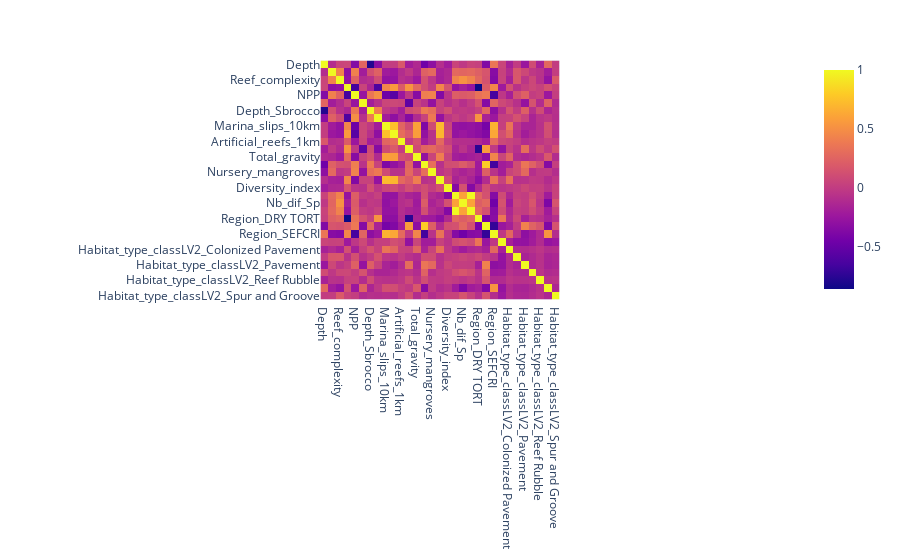

Source (notebook cell):
### Code cell
px.imshow(test_proceed.corr())

### Figure 1 — Plotly figure (JSON) as saved in the notebook; plotly's stock layout.template omitted (floating-point values rounded to 4 significant figures; data arrays with more than 128 entries replaced by an {"elided": "..."} marker saying what was removed)
{"data": [{"coloraxis": "coloraxis", "hovertemplate": "x: %{x}<br>y: %{y}<br>color: %{z}<extra></extra>", "name": "0", "type": "heatmap", "x": ["Depth", "Coral_cover", "Reef_complexity", "SST", "NPP", "Wave_exposure", "Depth_Sbrocco", "Deepwater", "Marina_slips_10km", "Tourist_fishing", "Artificial_reefs_1km", "SG_permits_50km", "Total_gravity", "Nursery_seagrass", "Nursery_mangroves", "connectivity", "Diversity_index", "Total", "Nb_dif_Sp", "Margalef_Index", "Region_DRY TORT", "Region_FLA KEYS", "Region_SEFCRI", "Habitat_type_classLV2_Aggregate Reef", "Habitat_type_classLV2_Colonized Pavement", "Habitat_type_classLV2_Individual or Aggregated Patch Reef", "Habitat_type_classLV2_Pavement", "Habitat_type_classLV2_Pavement with Sand Channels", "Habitat_type_classLV2_Reef Rubble", "Habitat_type_classLV2_Ridge", "Habitat_type_classLV2_Spur and Groove"], "xaxis": "x", "y": ["Depth", "Coral_cover", "Reef_complexity", "SST", "NPP", "Wave_exposure", "Depth_Sbrocco", "Deepwater", "Marina_slips_10km", "Tourist_fishing", "Artificial_reefs_1km", "SG_permits_50km", "Total_gravity", "Nursery_seagrass", "Nursery_mangroves", "connectivity", "Diversity_index", "Total", "Nb_dif_Sp", "Margalef_Index", "Region_DRY TORT", "Region_FLA KEYS", "Region_SEFCRI", "Habitat_type_classLV2_Aggregate Reef", "Habitat_type_classLV2_Colonized Pavement", "Habitat_type_classLV2_Individual or Aggregated Patch Reef", "Habitat_type_classLV2_Pavement", "Habitat_type_classLV2_Pavement with Sand Channels", "Habitat_type_classLV2_Reef Rubble", "Habitat_type_classLV2_Ridge", "Habitat_type_classLV2_Spur and Groove"], "yaxis": "y", "z": {"elided": "31x31 float values"}}], "layout": {"coloraxis": {"colorscale": [[0, "#0d0887"], [0.1111, "#46039f"], [0.2222, "#7201a8"], [0.3333, "#9c179e"], [0.4444, "#bd3786"], [0.5556, "#d8576b"], [0.6667, "#ed7953"], [0.7778, "#fb9f3a"], [0.8889, "#fdca26"], [1, "#f0f921"]]}, "margin": {"t": 60}, "xaxis": {"anchor": "y", "constrain": "domain", "domain": [0, 1], "scaleanchor": "y"}, "yaxis": {"anchor": "x", "autorange": "reversed", "constrain": "domain", "domain": [0, 1]}}}
